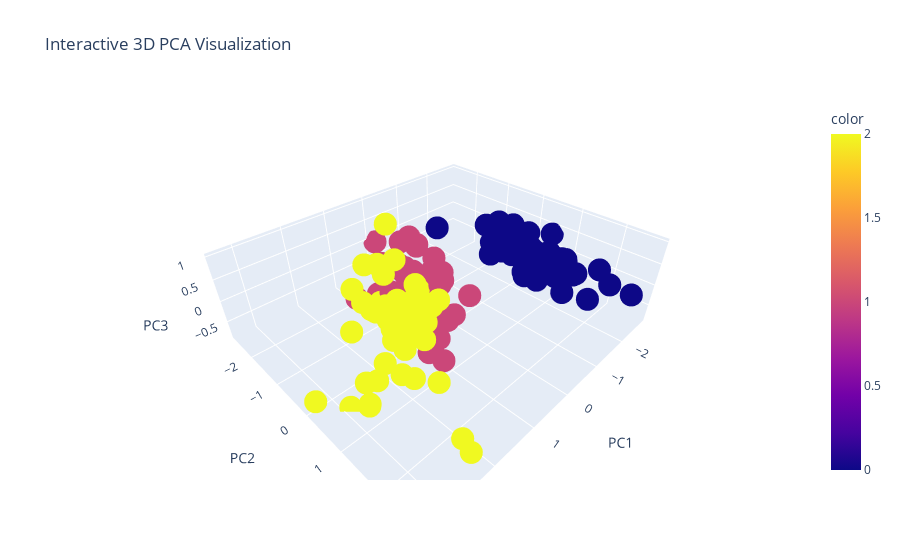

The code cell stored with this chart in its notebook:
### Code cell
import numpy as np
import matplotlib.pyplot as plt
import seaborn as sns
from sklearn import datasets
from sklearn.preprocessing import StandardScaler
from sklearn.decomposition import PCA as SklearnPCA
import pandas as pd
from mpl_toolkits.mplot3d import Axes3D
import plotly.express as px

# Load Iris Dataset
data = datasets.load_iris()
X = data.data
y = data.target
feature_names = data.feature_names

# 1️⃣ Data Standardization
scaler = StandardScaler()
X_scaled = scaler.fit_transform(X)

# 5️⃣ Interactive 3D PCA Plot (Using Plotly)
def plot_interactive_3d(X, y):
    pca = SklearnPCA(n_components=3)
    X_pca = pca.fit_transform(X)
    fig = px.scatter_3d(x=X_pca[:, 0], y=X_pca[:, 1], z=X_pca[:, 2],
                        color=y, labels={'x': 'PC1', 'y': 'PC2', 'z': 'PC3'},
                        title='Interactive 3D PCA Visualization')
    fig.show()

plot_interactive_3d(X_scaled, y)

### Figure 1 — Plotly figure (JSON) as saved in the notebook; plotly's stock layout.template omitted (floating-point values rounded to 4 significant figures; data arrays with more than 128 entries replaced by an {"elided": "..."} marker saying what was removed)
{"data": [{"hovertemplate": "PC1=%{x}<br>PC2=%{y}<br>PC3=%{z}<br>color=%{marker.color}<extra></extra>", "legendgroup": "", "marker": {"color": {"elided": "150 int values"}, "coloraxis": "coloraxis", "symbol": "circle"}, "mode": "markers", "name": "", "scene": "scene", "showlegend": false, "type": "scatter3d", "x": {"elided": "150 float values"}, "y": {"elided": "150 float values"}, "z": {"elided": "150 float values"}}], "layout": {"coloraxis": {"colorbar": {"title": {"text": "color"}}, "colorscale": [[0, "#0d0887"], [0.1111, "#46039f"], [0.2222, "#7201a8"], [0.3333, "#9c179e"], [0.4444, "#bd3786"], [0.5556, "#d8576b"], [0.6667, "#ed7953"], [0.7778, "#fb9f3a"], [0.8889, "#fdca26"], [1, "#f0f921"]]}, "legend": {"tracegroupgap": 0}, "scene": {"domain": {"x": [0, 1], "y": [0, 1]}, "xaxis": {"title": {"text": "PC1"}}, "yaxis": {"title": {"text": "PC2"}}, "zaxis": {"title": {"text": "PC3"}}}, "title": {"text": "Interactive 3D PCA Visualization"}}}
